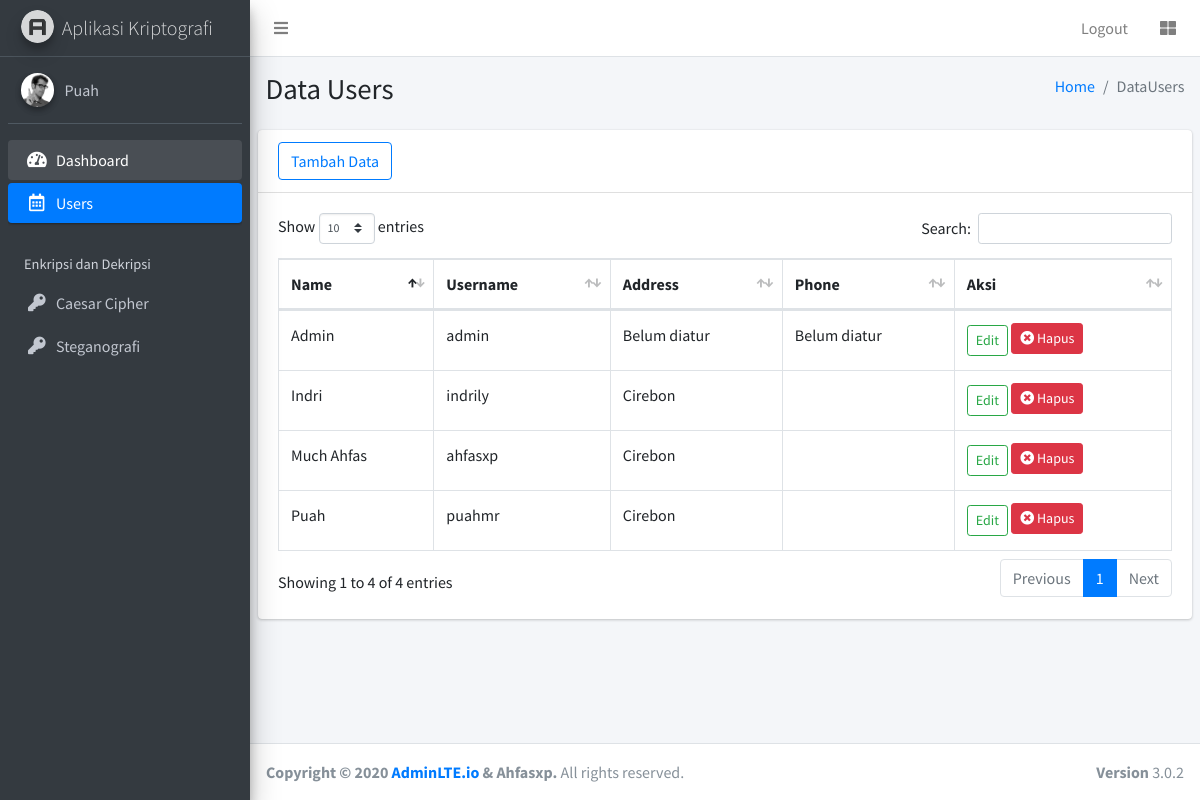
/users.php (signed in), run on the app's committed database.
### tables this page shows
CREATE TABLE `users` (
  `id` int(11) NOT NULL,
  `name` varchar(255) NOT NULL,
  `username` varchar(255) NOT NULL,
  `password` varchar(255) NOT NULL,
  `address` varchar(255) NOT NULL DEFAULT 'Belum diatur',
  `phone` varchar(255) NOT NULL DEFAULT 'Belum diatur',
  `avatar` varchar(255) DEFAULT NULL
);

### connect.php (called while the page is built, shortened)
<?php
class database{
	var $host = "localhost";
	var $username = "root";
	var $password = "";
	var $database = "kriptografi";
	var $koneksi;
	function __construct(){
		$this->koneksi = mysqli_connect($this->host, $this->username, $this->password,$this->database);
	}
	function tampil_data()
	{
		$data = mysqli_query($this->koneksi,"select * from users");
		while($row = mysqli_fetch_array($data)){
			$hasil[] = $row;
		}
		return $hasil;
	}
}
?>

### users.php (the view, shortened to what this page needs)
<!DOCTYPE html>
<html>
<head>
  <link rel="stylesheet" href="plugins/fontawesome-free/css/all.min.css">
  <link rel="stylesheet" href="https://code.ionicframework.com/ionicons/2.0.1/css/ionicons.min.css">
  <link rel="stylesheet" href="plugins/datatables-bs4/css/dataTables.bootstrap4.css">
  <link rel="stylesheet" href="dist/css/adminlte.min.css">
</head>
<body class="hold-transition sidebar-mini">
<div class="wrapper">
<?php
    include 'header.php';
    $db = new database();
    $data = $db->tampil_data();
?>
      <nav class="mt-2">
        <ul class="nav nav-pills nav-sidebar flex-column" data-widget="treeview" role="menu" data-accordion="false">
          <li class="nav-item has-treeview menu-open">
            <a href="index.php" class="nav-link">
              <i class="nav-icon fas fa-tachometer-alt"></i>
              <p>
                Dashboard
              </p>
            </a>
          </li>
          <li class="nav-item">
            <a href="users.php" class="nav-link active">
              <i class="nav-icon far fa-calendar-alt"></i>
              <p>
                Users
              </p>
            </a>
          </li>
          <li class="nav-header">Enkripsi dan Dekripsi</li>
          <li class="nav-item">
            <a href="caesar.php" class="nav-link">
              <i class="nav-icon fa fa-key"></i>
              <p>
                Caesar Cipher
              </p>
            </a>
          </li>
          <li class="nav-item">
            <a href="steganografi.php" class="nav-link">
              <i class="nav-icon fa fa-key"></i>
              <p>
                Steganografi
              </p>
            </a>
          </li>
        </ul>
      </nav>
    </div>
  </aside>
  <div class="content-wrapper">
    <section class="content-header">
      <div class="container-fluid">
        <div class="row mb-2">
          <div class="col-sm-6">
            <h1>Data Users</h1>
          </div>
          <div class="col-sm-6">
            <ol class="breadcrumb float-sm-right">
              <li class="breadcrumb-item"><a href="#">Home</a></li>
              <li class="breadcrumb-item active">DataUsers</li>
            </ol>
          </div>
        </div>
      </div>
    </section>
    <section class="content">
      <div class="row">
        <div class="col-12">
          <div class="card">
            <div class="card-header">
              <a href="add-user.php">
                <button type="button" class="btn btn-md btn-outline-primary">Tambah Data</button>
              </a>
            </div>
            <div class="card-body">
              <table id="example1" class="table table-bordered">
                <thead>
                <tr>
                  <th>Name</th>
                  <th>Username</th>
                  <th>Address</th>
                  <th>Phone</th>
                  <th>Aksi</th>
                </tr>
                </thead>
                <tbody>
                <?php
                  $no = 1;
		              foreach($data as $row){
			          ?>
                <tr>
                  <td><?php echo $row['name']; ?></td>
                  <td><?php echo $row['username']; ?></td>
                  <td><?php echo $row['address']; ?></td>
                  <td><?php echo $row['phone']; ?></td>
                  <td>
                    <a href="edit.php?id=<?php echo $row['id']; ?>" class="btn btn-sm btn-outline-success">Edit</a>
                    <button type="button" class="btn btn-danger mb-1 btn-sm" data-toggle="modal" data-target="#staticModal<?php echo $no; ?>">
                      <i class="menu-icon fa fa-times-circle"></i> Hapus
                    </button>
                    <div class="modal fade" id="staticModal<?php echo $no++; ?>" tabindex="-1" role="dialog" aria-labelledby="staticModalLabel" aria-hidden="true">
                  </td>
                </tr>
                <?php
		              }
		            ?>
                </tbody>
              </table>
            </div>
          </div>
        </div>
      </div>
    </section>
  </div>
  <footer class="main-footer">
    <div class="float-right d-none d-sm-block">
      <b>Version</b> 3.0.2
    </div>
    <strong>Copyright &copy; 2020 <a href="http://adminlte.io">AdminLTE.io</a> & Ahfasxp.</strong> All rights
    reserved.
  </footer>
</div>
</body>
</html>

### data on the page
users: name "Much Ahfas", username "ahfasxp", address "Cirebon"
users: name "Puah", username "puahmr", address "Cirebon"
users: name "Indri", username "indrily", address "Cirebon"
users: name "Admin", username "admin", address "Belum diatur", phone "Belum diatur"

### other printed values
$_SESSION['nama'] "Puah"
